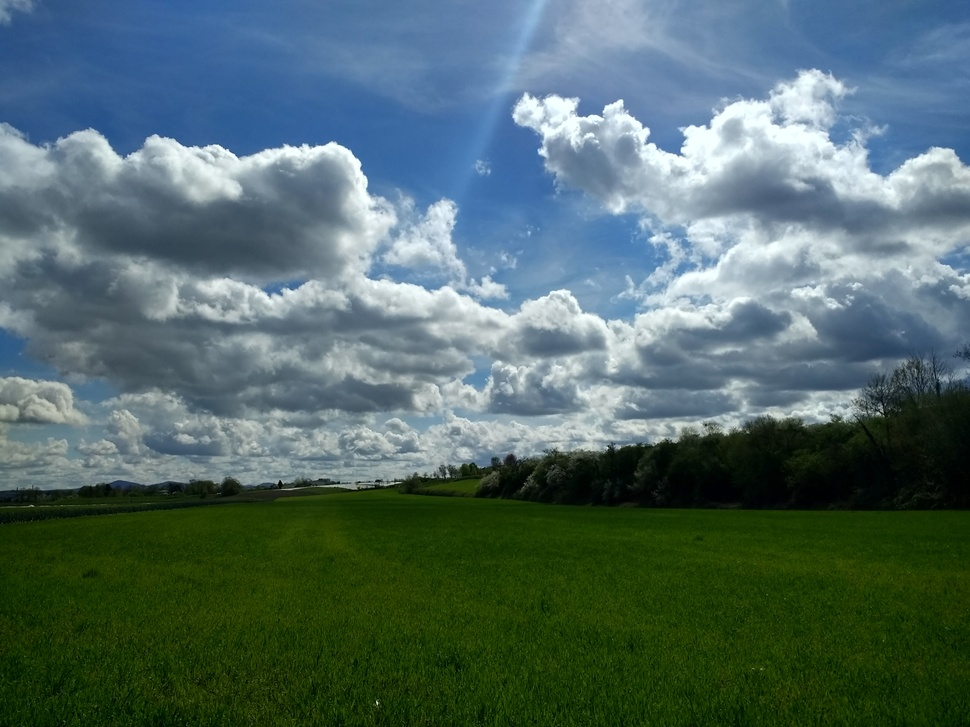
#> input picture cielo.jpg, 970 x 727 px, shrunk from 4160 x 3120 before the run
$ python inversorRB.py
#> lines starting #> are read from the running program, lines starting #| are printed output that depends on the picture
#!/usr/bin/env python

from __future__ import division
from PIL import Image
import numpy as np
import matplotlib.pyplot as plt
import colorsys

#matplotlib inline

imagen = Image.open("./cielo.jpg")
#> imagen is the input picture: PIL image 970x727 RGB; mean R, G, B 81.6, 106, 103.9
RGBarr = np.asarray(imagen)

# [8 lines of commented-out code are left out]

xs, ys = imagen.size
#> xs = 970; ys = 727

newRGB = np.full_like(RGBarr, 1)

#newRGB = np.zeros((ys, xs, 3))


red = RGBarr[..., 0]
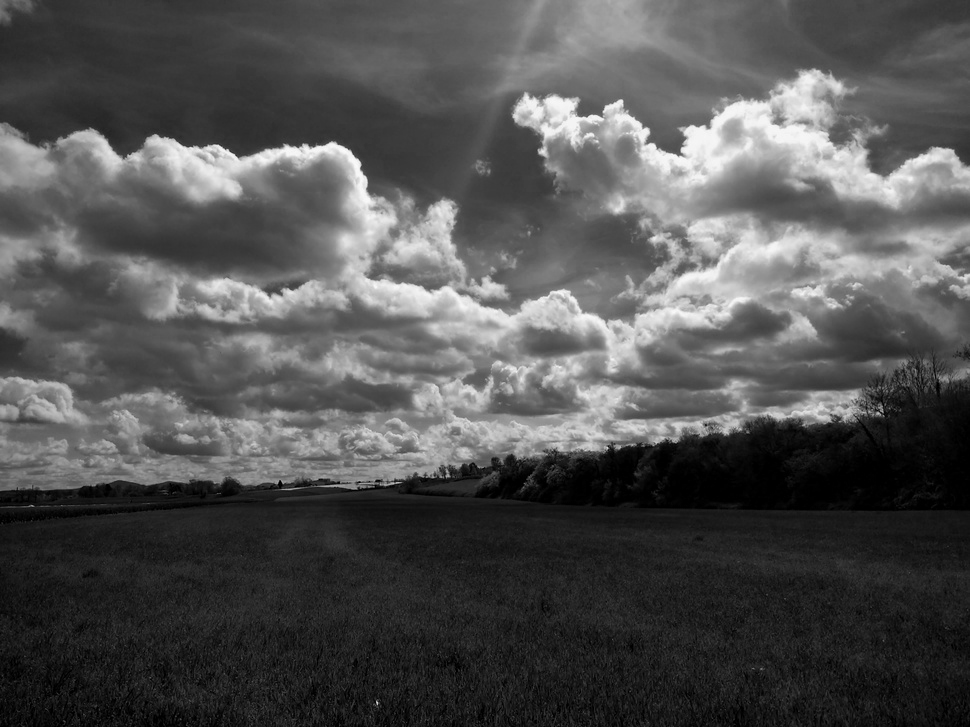
#> red: shape (727, 970); min 0, max 251, mean 81.6
green = RGBarr[...,1]
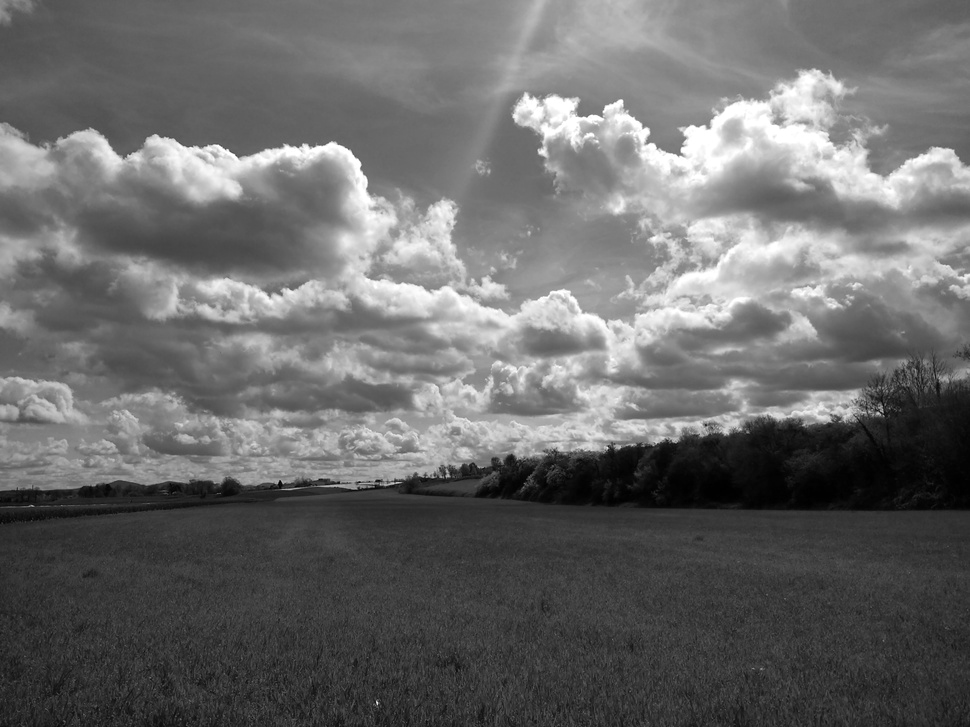
#> green: shape (727, 970); min 0, max 255, mean 106
blue = RGBarr[..., 2]
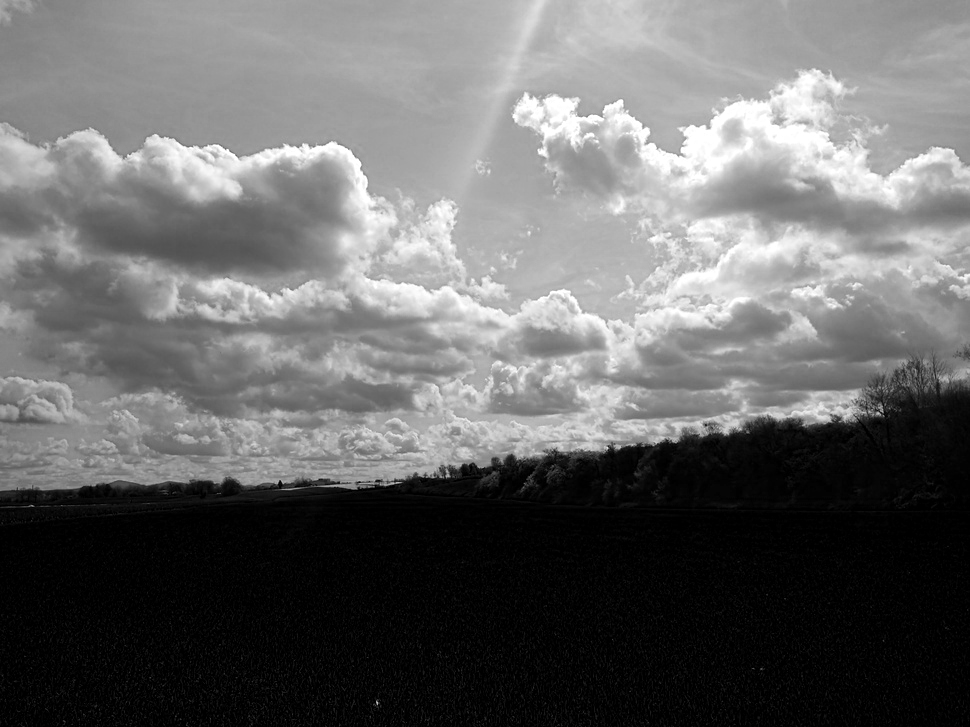
#> blue: shape (727, 970); min 0, max 255, mean 103.9

#newRGB[...] = (blue, green, red)
newRGB[..., 0] = blue
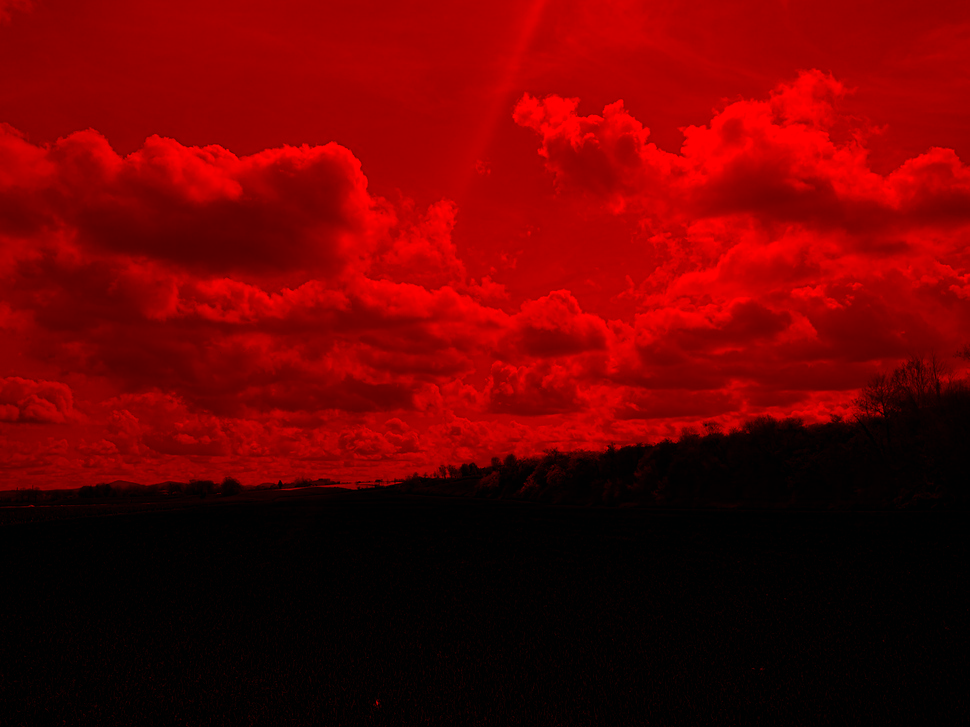
#> newRGB: shape (727, 970, 3); mean of channels 0, 1, 2 103.9, 1, 1; drawn as R, G, B
newRGB[..., 1] = green
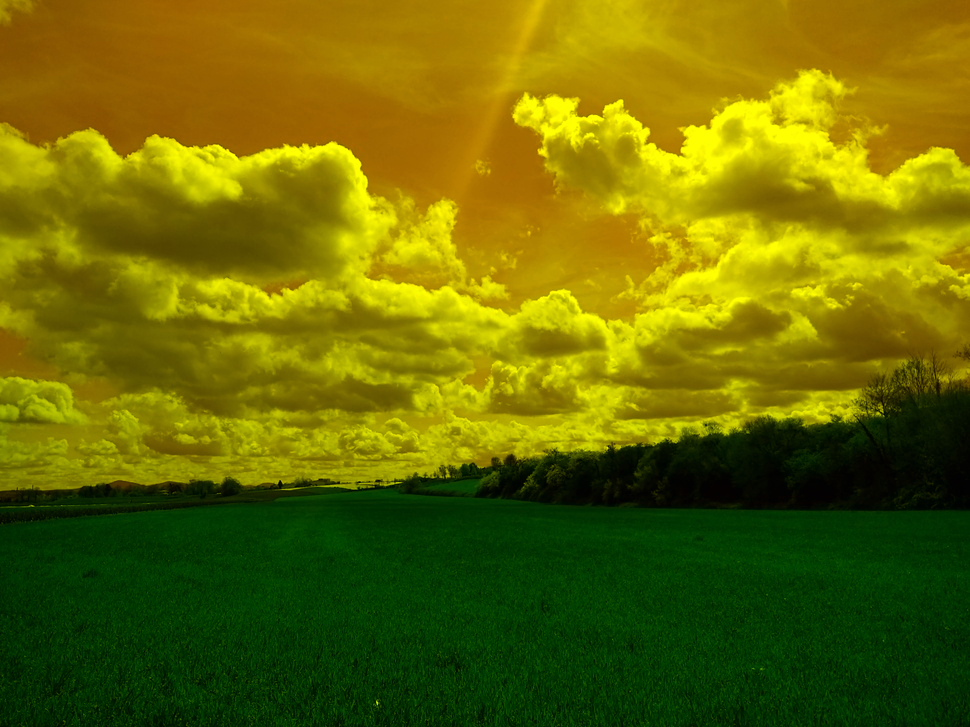
#> newRGB: shape (727, 970, 3); mean of channels 0, 1, 2 103.9, 106, 1; drawn as R, G, B
newRGB[..., 2] = red

nueva = Image.fromarray(newRGB, 'RGB')

nueva.save('nueva.png')

nueva.show()

#print nueva.size

#print newRGB[..., 0]
#print RGBarr[..., 2]

$ run again, with nueva1.png saved as cielo.jpg
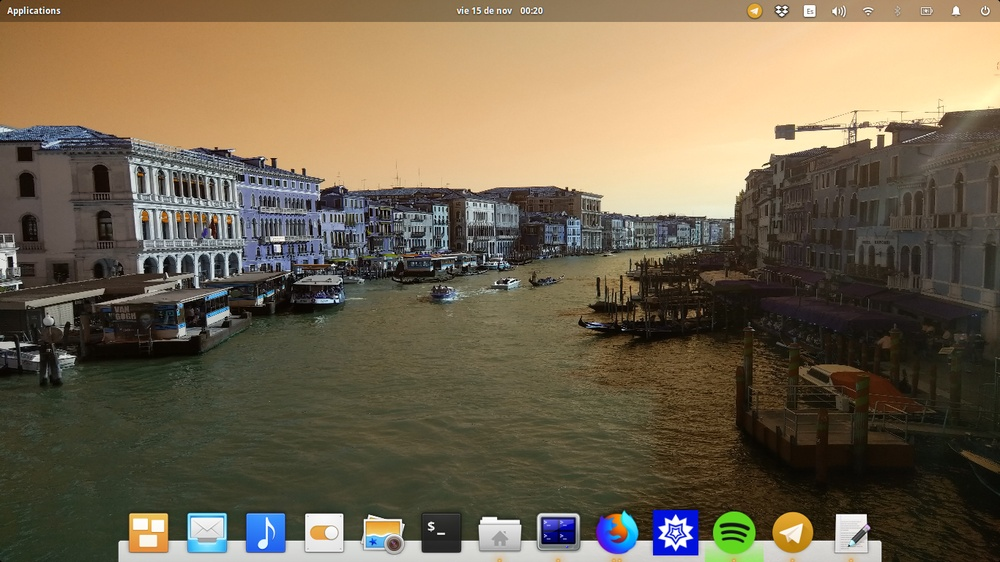
#> input picture nueva1.png, 1000 x 562 px, shrunk from 1366 x 768 before the run
#> imagen is the input picture: PIL image 1000x562 RGB; mean R, G, B 115, 102.4, 80.4
#> `blue = RGBarr[..., 2]`:
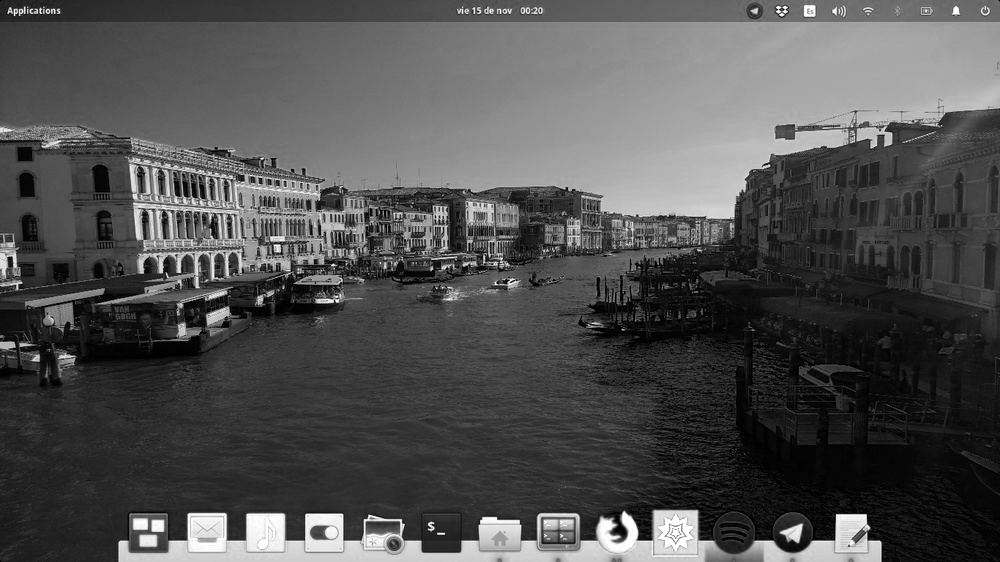
#> blue: shape (562, 1000); min 0, max 255, mean 80.4
#> `newRGB[..., 1] = green`:
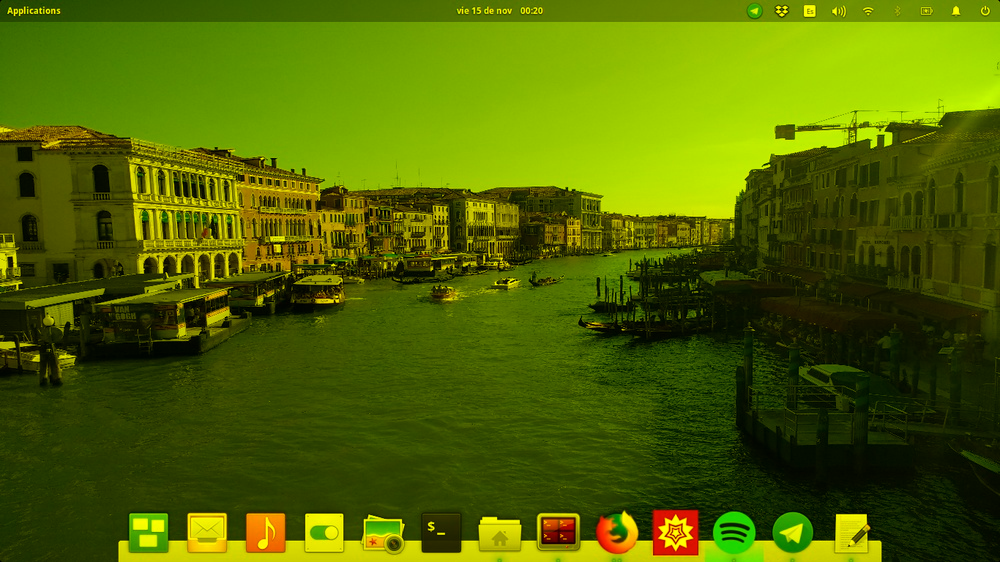
#> newRGB: shape (562, 1000, 3); mean of channels 0, 1, 2 80.4, 102.4, 1; drawn as R, G, B
